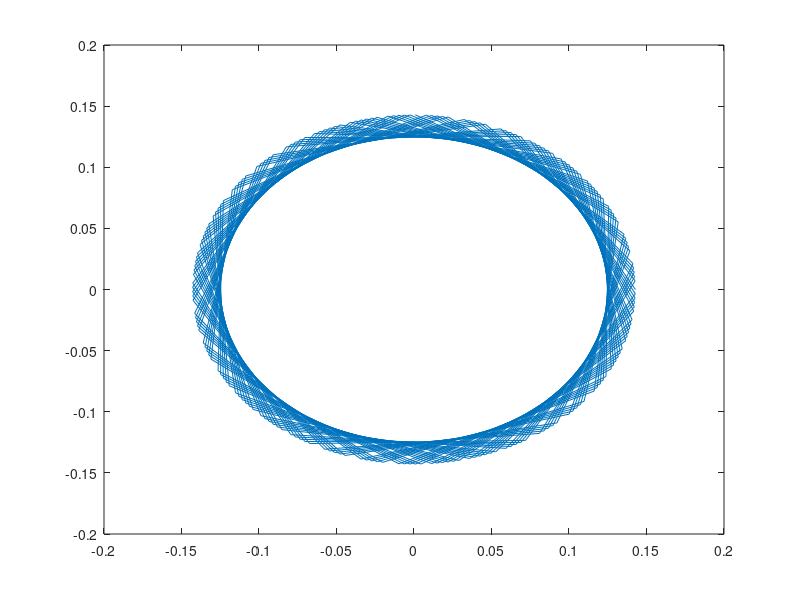

MATLAB code to generate this figure:
Zo=75;%input('Digite la Inpedancia Caracteristica:');
l=10;%input('Digite la longitud:');
Er=2.6;%input('Digite la permitividad del dieléctrico:');
f=300e6;%input(' Digite la Frecuencia:');
zL=100;%input(' Digite la impedancia de carga:');
A=1;%input(' Digite la amplitud del generador:');
c=3e8;
alpha=0; % atenuacion
lambda=c/((f*sqrt(Er)));
Beta=(2*pi/lambda);
Gama=alpha+Beta*1i;
z=linspace(0,-l,200);
% 1.
pl=(zL-Zo)/(zL+Zo);
theta = angle(pl);
pv=pl*exp(-2*Gama.*z);
%pv=abs(pl)*exp((2*Beta.*z+theta)*1i);
plot(real(pv),imag(pv))

% 2.